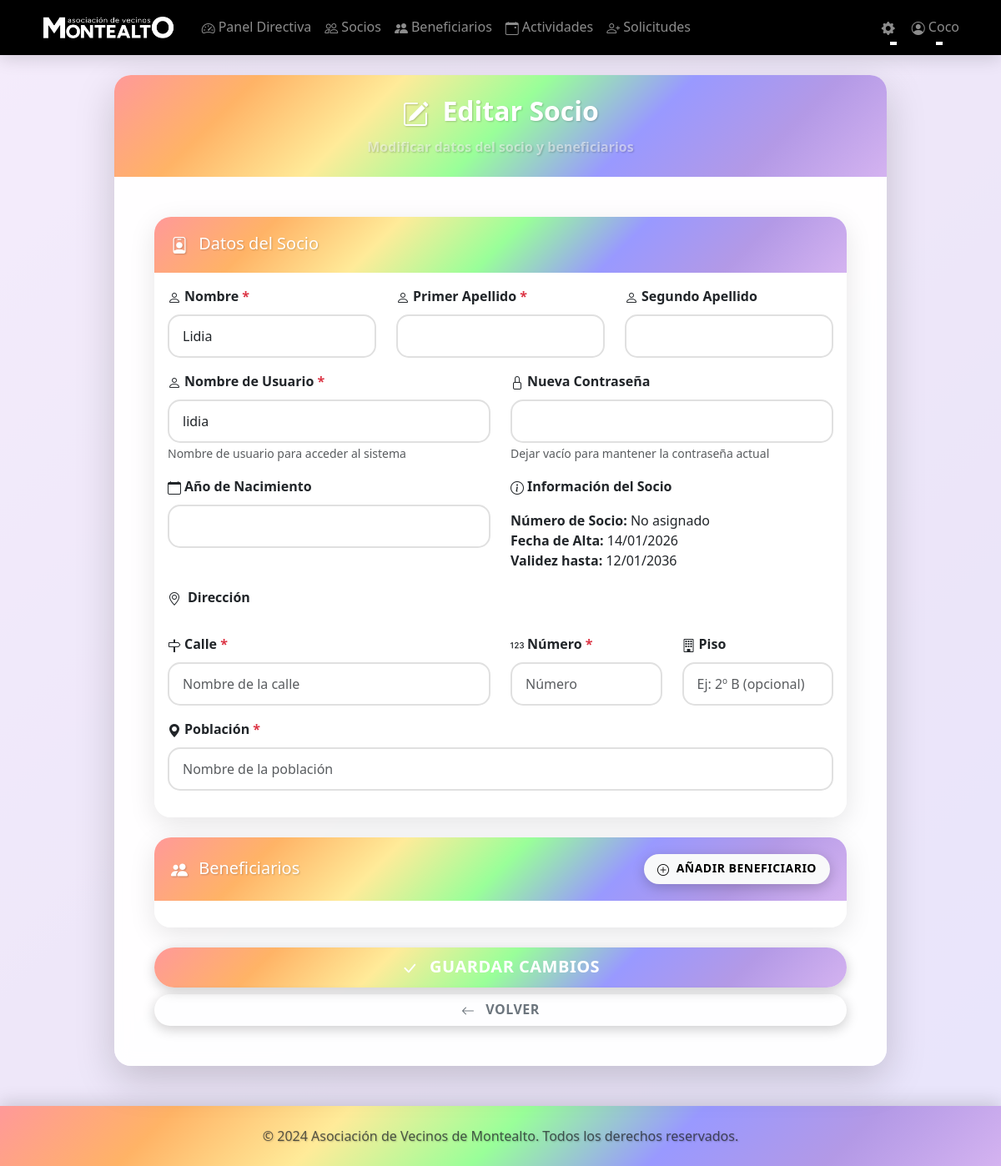
Screenshot of /admin/socios/2/editar (signed in) with the database file from the repository.
### models.py (models this page shows, shortened)
class User(UserMixin, db.Model):
    __tablename__ = 'users'
    id = db.Column(db.Integer, primary_key=True)
    nombre = db.Column(db.String(100), nullable=False)
    nombre_usuario = db.Column(db.String(120), unique=True, nullable=False)
    password_hash = db.Column(db.String(255), nullable=False)
    password_plain = db.Column(db.String(255), nullable=True)  # Contraseña en texto plano (solo para mostrar a admin)
    rol = db.Column(db.String(20), nullable=False)  # 'directiva' o 'socio'
    fecha_alta = db.Column(db.DateTime, nullable=False, default=datetime.utcnow)
    fecha_validez = db.Column(db.DateTime, nullable=False)
    ano_nacimiento = db.Column(db.Integer, nullable=True)  # Año de nacimiento para verificar edad en actividades
    fecha_nacimiento = db.Column(db.Date, nullable=True)  # Fecha completa de nacimiento
    numero_socio = db.Column(db.String(10), unique=True, nullable=True)  # Número de socio (0001, 0002, etc.)
    calle = db.Column(db.String(200), nullable=True)
    numero = db.Column(db.String(20), nullable=True)
    piso = db.Column(db.String(20), nullable=True)  # Opcional
    poblacion = db.Column(db.String(100), nullable=True)
    inscripciones = db.relationship('Inscripcion', backref='usuario', lazy=True, cascade='all, delete-orphan')
    def is_directiva(self):
        return self.rol == 'directiva'

### blueprints/admin.py (the view, shortened to what this page needs)
@admin_bp.route('/socios/<int:socio_id>/editar', methods=['GET', 'POST'])
@login_required
@directiva_required
def editar_socio(socio_id):
    socio = User.query.get_or_404(socio_id)
    beneficiarios = Beneficiario.query.filter_by(socio_id=socio.id).order_by(Beneficiario.id).all()
    from datetime import datetime as dt
    partes_nombre = socio.nombre.split(' ', 2)
    nombre_parts = {
        'nombre': partes_nombre[0] if len(partes_nombre) > 0 else '',
        'primer_apellido': partes_nombre[1] if len(partes_nombre) > 1 else '',
        'segundo_apellido': partes_nombre[2] if len(partes_nombre) > 2 else ''
    }
    return render_template('admin/editar_socio.html',
                         socio=socio,
                         beneficiarios=beneficiarios,
                         nombre_parts=nombre_parts,
                         datetime=dt)

### templates/admin/editar_socio.html (shortened to what this page needs)
{% extends "base.html" %}
{% block content %}
<div class="row justify-content-center">
    <div class="col-lg-10">
        <div class="card shadow-lg border-0">
            <div class="card-header text-center py-4" style="background: linear-gradient(135deg, #ff9999 0%, #ffb366 16.66%, #ffeb99 33.33%, #99ff99 50%, #9999ff 66.66%, #b399e6 83.33%, #d4b3f0 100%);">
                <h2 class="mb-0 text-white fw-bold">
                    <i class="bi bi-pencil-square me-2"></i>
                    Editar Socio
                </h2>
                <p class="text-white-50 mb-0 mt-2">Modificar datos del socio y beneficiarios</p>
            </div>
            <div class="card-body p-5">
                <form method="POST" action="{{ url_for('admin.editar_socio', socio_id=socio.id) }}">
                    <div class="card mb-4 border-primary">
                        <div class="card-header bg-primary text-white">
                            <h5 class="mb-0">
                                <i class="bi bi-person-badge me-2"></i>
                                Datos del Socio
                            </h5>
                        </div>
                        <div class="card-body">
                            <div class="row">
                                <div class="col-md-4 mb-3">
                                    <label for="nombre" class="form-label fw-bold">
                                        <i class="bi bi-person me-1"></i>Nombre <span class="text-danger">*</span>
                                    </label>
                                    <input type="text" class="form-control" id="nombre" name="nombre"
                                           value="{{ nombre_parts.nombre }}" required
                                           pattern="[A-Za-zÁÉÍÓÚáéíóúÑñ\s]+"
                                           title="Solo letras y espacios">
                                </div>
                                <div class="col-md-4 mb-3">
                                    <label for="primer_apellido" class="form-label fw-bold">
                                        <i class="bi bi-person me-1"></i>Primer Apellido <span class="text-danger">*</span>
                                    </label>
                                    <input type="text" class="form-control" id="primer_apellido" name="primer_apellido"
                                           value="{{ nombre_parts.primer_apellido }}" required
                                           pattern="[A-Za-zÁÉÍÓÚáéíóúÑñ\s]+"
                                           title="Solo letras y espacios">
                                </div>
                                <div class="col-md-4 mb-3">
                                    <label for="segundo_apellido" class="form-label fw-bold">
                                        <i class="bi bi-person me-1"></i>Segundo Apellido
                                    </label>
                                    <input type="text" class="form-control" id="segundo_apellido" name="segundo_apellido"
                                           value="{{ nombre_parts.segundo_apellido or '' }}"
                                           pattern="[A-Za-zÁÉÍÓÚáéíóúÑñ\s]+"
                                           title="Solo letras y espacios">
                                </div>
                            </div>
                            <div class="row">
                                <div class="col-md-6 mb-3">
                                    <label for="nombre_usuario" class="form-label fw-bold">
                                        <i class="bi bi-person me-1"></i>Nombre de Usuario <span class="text-danger">*</span>
                                    </label>
                                    <input type="text" class="form-control" id="nombre_usuario" name="nombre_usuario"
                                           value="{{ socio.nombre_usuario }}" required>
                                    <small class="text-muted">Nombre de usuario para acceder al sistema</small>
                                </div>
                                <div class="col-md-6 mb-3">
                                    <label for="password" class="form-label fw-bold">
                                        <i class="bi bi-lock me-1"></i>Nueva Contraseña
                                    </label>
                                    <input type="password" class="form-control" id="password" name="password"
                                           minlength="6" title="Mínimo 6 caracteres (dejar vacío para no cambiar)">
                                    <small class="text-muted">Dejar vacío para mantener la contraseña actual</small>
                                </div>
                            </div>
                            <div class="row">
                                <div class="col-md-6 mb-3">
                                    <label for="ano_nacimiento" class="form-label fw-bold">
                                        <i class="bi bi-calendar me-1"></i>Año de Nacimiento
                                    </label>
                                    <input type="number" class="form-control" id="ano_nacimiento" name="ano_nacimiento"
                                           value="{{ socio.ano_nacimiento or '' }}"
                                           min="1900" max="{{ datetime.now().year }}" title="Año válido">
                                </div>
                                <div class="col-md-6 mb-3">
                                    <label class="form-label fw-bold">
                                        <i class="bi bi-info-circle me-1"></i>Información del Socio
                                    </label>
                                    <div class="form-control-plaintext">
                                        <strong>Número de Socio:</strong> {{ socio.numero_socio or 'No asignado' }}<br>
                                        <strong>Fecha de Alta:</strong> {{ socio.fecha_alta.strftime('%d/%m/%Y') if socio.fecha_alta else 'N/A' }}<br>
                                        <strong>Validez hasta:</strong> {{ socio.fecha_validez.strftime('%d/%m/%Y') if socio.fecha_validez else 'N/A' }}
                                    </div>
                                </div>
                            </div>
                            <div class="row">
                                <div class="col-12 mb-3">
                                    <h6 class="fw-bold mb-3">
                                        <i class="bi bi-geo-alt me-2"></i>Dirección
                                    </h6>
                                </div>
                                <div class="col-md-6 mb-3">
                                    <label for="calle" class="form-label fw-bold">
                                        <i class="bi bi-signpost me-1"></i>Calle <span class="text-danger">*</span>
                                    </label>
                                    <input type="text" class="form-control" id="calle" name="calle"
                                           value="{{ socio.calle or '' }}" required placeholder="Nombre de la calle">
                                </div>
                                <div class="col-md-3 mb-3">
                                    <label for="numero" class="form-label fw-bold">
                                        <i class="bi bi-123 me-1"></i>Número <span class="text-danger">*</span>
                                    </label>
                                    <input type="text" class="form-control" id="numero" name="numero"
                                           value="{{ socio.numero or '' }}" required placeholder="Número">
                                </div>
                                <div class="col-md-3 mb-3">
                                    <label for="piso" class="form-label fw-bold">
                                        <i class="bi bi-building me-1"></i>Piso
                                    </label>
                                    <input type="text" class="form-control" id="piso" name="piso"
                                           value="{{ socio.piso or '' }}" placeholder="Ej: 2º B (opcional)">
                                </div>
                                <div class="col-md-12 mb-3">
                                    <label for="poblacion" class="form-label fw-bold">
                                        <i class="bi bi-geo-alt-fill me-1"></i>Población <span class="text-danger">*</span>
                                    </label>
                                    <input type="text" class="form-control" id="poblacion" name="poblacion"
                                           value="{{ socio.poblacion or '' }}" required placeholder="Nombre de la población">
                                </div>
                            </div>
                        </div>
                    </div>
                    <div class="card mb-4 border-success">
                        <div class="card-header bg-success text-white d-flex justify-content-between align-items-center">
                            <h5 class="mb-0">
                                <i class="bi bi-people-fill me-2"></i>
                                Beneficiarios
                            </h5>
                            <button type="button" class="btn btn-light btn-sm" onclick="añadirBeneficiario()">
                                <i class="bi bi-plus-circle me-1"></i>
                                Añadir Beneficiario
                            </button>
                        </div>
                        <div class="card-body" id="beneficiarios-container">
                        </div>
                    </div>
                    <div class="d-grid gap-2">
                        <button type="submit" class="btn btn-primary btn-lg">
                            <i class="bi bi-check-lg me-2"></i>
                            Guardar Cambios
                        </button>
                        <a href="{{ url_for('admin.gestion_socios') }}" class="btn btn-outline-secondary">
                            <i class="bi bi-arrow-left me-2"></i>
                            Volver
                        </a>
                    </div>
                </form>
            </div>
        </div>
    </div>
</div>
{% endblock %}

### templates/base.html (shortened to what this page needs)
<!DOCTYPE html>
<html lang="es">
<head>
    <link href="https://cdn.jsdelivr.net/npm/bootstrap@5.3.0/dist/css/bootstrap.min.css" rel="stylesheet">
    <link rel="stylesheet" href="https://cdn.jsdelivr.net/npm/bootstrap-icons@1.10.0/font/bootstrap-icons.css">
    <link rel="stylesheet" href="{{ url_for('static', filename='css/style.css') }}">
</head>
<body>
    <nav class="navbar navbar-expand-lg navbar-dark">
        <div class="container">
            <a class="navbar-brand" href="{{ url_for('index') }}">
                <img src="{{ url_for('static', filename='logo.jpg') }}" alt="AV Montealto" style="height: 40px; width: auto;">
            </a>
            <div class="collapse navbar-collapse" id="navbarNav">
                {% if current_user.is_authenticated %}
                <ul class="navbar-nav me-auto">
                    {% if current_user.is_directiva() %}
                        <li class="nav-item">
                            <a class="nav-link" href="{{ url_for('admin.dashboard') }}">
                                <i class="bi bi-speedometer2 me-1"></i>Panel Directiva
                            </a>
                        </li>
                        <li class="nav-item">
                            <a class="nav-link" href="{{ url_for('admin.gestion_socios') }}">
                                <i class="bi bi-people me-1"></i>Socios
                            </a>
                        </li>
                        <li class="nav-item">
                            <a class="nav-link" href="{{ url_for('admin.gestion_beneficiarios') }}">
                                <i class="bi bi-people-fill me-1"></i>Beneficiarios
                            </a>
                        </li>
                        <li class="nav-item">
                            <a class="nav-link" href="{{ url_for('admin.gestion_actividades') }}">
                                <i class="bi bi-calendar-event me-1"></i>Actividades
                            </a>
                        </li>
                        <li class="nav-item">
                            <a class="nav-link" href="{{ url_for('admin.solicitudes_socios') }}">
                                <i class="bi bi-person-plus me-1"></i>Solicitudes
                            </a>
                        </li>
                    {% endif %}
                </ul>
                <ul class="navbar-nav">
                    {% if current_user.is_directiva() %}
                    <li class="nav-item dropdown">
                        <a class="nav-link dropdown-toggle" href="#" role="button" data-bs-toggle="dropdown">
                            <i class="bi bi-gear-fill me-1"></i>
                        </a>
                    </li>
                    {% endif %}
                    <li class="nav-item dropdown">
                        <a class="nav-link dropdown-toggle" href="#" role="button" data-bs-toggle="dropdown">
                            <i class="bi bi-person-circle me-1"></i>{{ current_user.nombre }}
                        </a>
                    </li>
                </ul>
                {% endif %}
            </div>
        </div>
    </nav>
    <main class="container mt-4">
        {% block content %}{% endblock %}
    </main>
    <footer class="mt-5 py-4">
        <div class="container">
            <div class="row">
                <div class="col-12 text-center">
            <p class="text-muted mb-0">&copy; 2024 Asociación de Vecinos de Montealto. Todos los derechos reservados.</p>
                </div>
            </div>
        </div>
    </footer>
</body>
</html>

### rows the page displays
User: nombre "Coco"
User: nombre "Lidia", nombre_usuario "lidia", numero_socio "No asignado", fecha_alta "14/01/2026", fecha_validez "12/01/2036"
